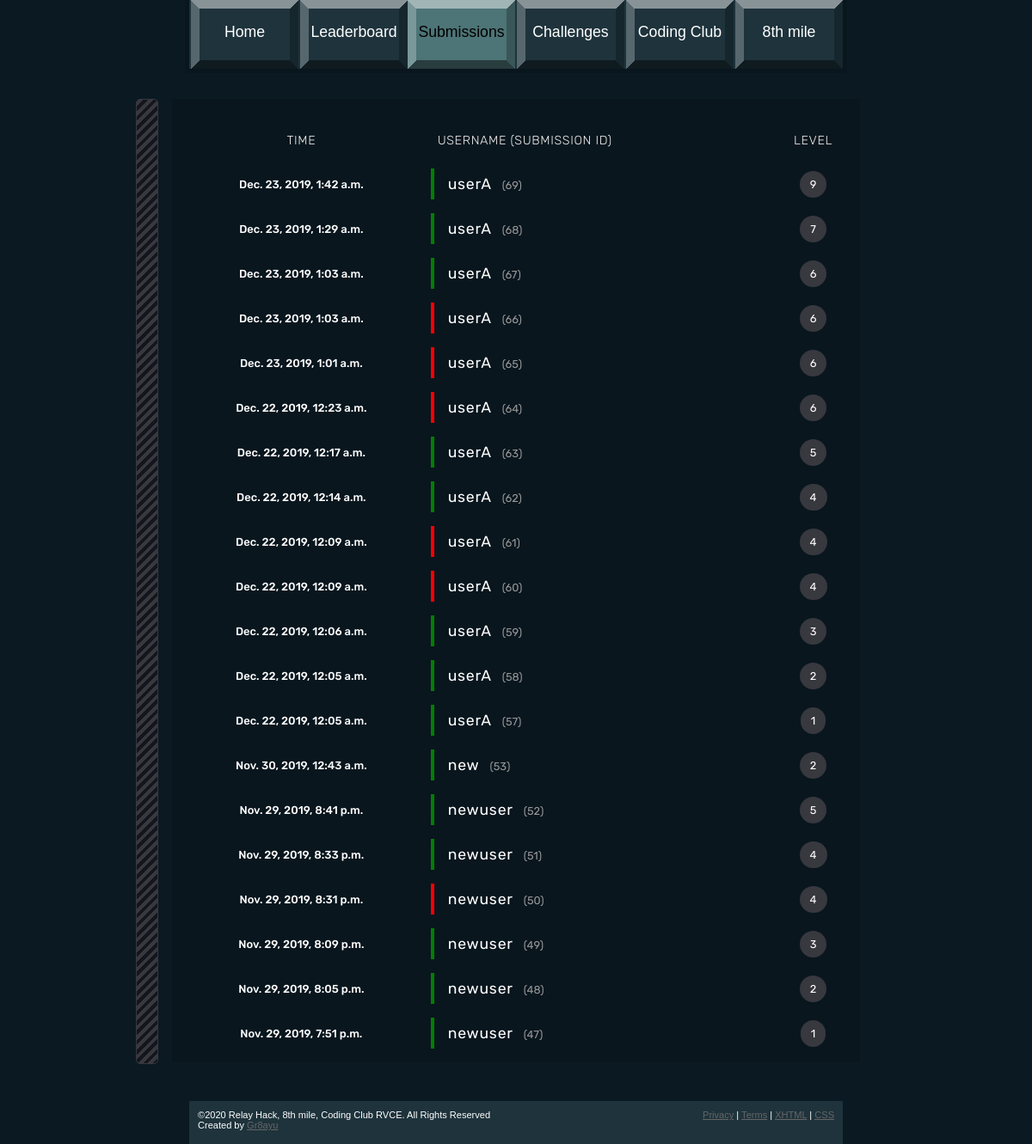
Before: /levels/submissions/ with the older database file.
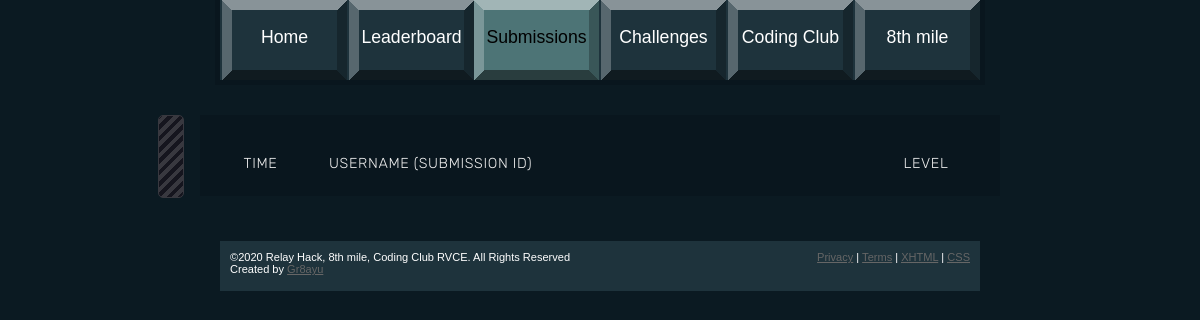
After: the same page with the newer database file.
### levels/models.py (models this page shows, shortened)
class Submissions(models.Model):
    level_list = (
        (1, 'level 1'),
        (2, 'level 2'),
        (3, 'level 3'),
        (4, 'level 4'),
        (5, 'level 5'),
        (6, 'level 6'),
        (7, 'level 7'),
        (8, 'level 8'),
        (9, 'level 9'),
        (10, 'level 10')
    )
    SubmissionId = models.AutoField(primary_key=True)
    ip = models.CharField(max_length=20, default="0.0.0.0")
    level = models.IntegerField(choices=level_list)
    key = models.CharField(max_length=50)
    validity = models.BooleanField(default=False)
    date_time = models.DateTimeField('date published')
    userID = models.ForeignKey(
        User,
        on_delete=models.CASCADE,
        verbose_name="submission by user",
    )
    class Meta:
        ordering = ["-date_time"]

class User(models.Model):
	userID = models.AutoField(primary_key=True)
	username = models.CharField(max_length=50)
	userKey = models.CharField(max_length=50)
	score = models.IntegerField(default=0)

### levels/views.py (the view)
# urls.py: path('submissions/', views.submissions, name='submissions'),
def submissions(request):
	submissionList = Submissions.objects.all()
	return render(request,'levels/submissions.html',{'submissionList':submissionList})

### levels/templates/levels/submissions.html (shortened to what this page needs)
<!DOCTYPE html PUBLIC "-//W3C//DTD XHTML 1.0 Strict//EN" "http://www.w3.org/TR/xhtml1/DTD/xhtml1-strict.dtd">
<html xmlns="http://www.w3.org/1999/xhtml">
<head>
{% load static %}
<link href="{% static "css/default.css" %}" rel="stylesheet" type="text/css" />
</head>
<body>
<div id="menu">
  <ul>
    <li><a href="/">Home</a></li>
    <li><a href="{%url 'leaderboard'%}">Leaderboard</a></li>
    <li class="active"><a href="{%url 'submissions'%}">Submissions</a></li>
    <li><a href="{%url 'level1'%}">Challenges</a></li>
    <li><a href="https://www.instagram.com/codingclubrvce">Coding Club</a></li>
    <li><a href="http://8thmile.rvce.edu.in">8th mile</a></li>
  </ul>
</div>
<div id="page">
     <table>
      <tbody>
        <tr>
          <th>
            Time
          </th>
          <th>
            Username (submission ID)
          </th>
          <th>
            Level
          </th>
        </tr>
      </tbody>
{% for submission in submissionList%}
  <tr class="user">
          <td class="position">{{submission.date_time}}</td>
          {% if submission.validity %}
            <td class="user" style="border-left: 4px solid green;">
              {{submission.userID.username}}<span>({{submission.SubmissionId }})</span> </td>
          {% endif%}
          {% if not submission.validity %}
            <td class="user" style="border-left: 4px solid red;">
              {{submission.userID.username}}<span>({{submission.SubmissionId }})</span>
            </td>
          {% endif%}
          <td class="score"><span>{{submission.level}}</span></td>
      </tr>
{%endfor%}
    </table>
  <div style="clear: both;">&nbsp;</div>
</div>
<div id="footer">
  <p id="legal">&copy;2020 Relay Hack, 8th mile, Coding Club RVCE.  All Rights Reserved<br />
  Created by <a href="https://www.github.com/Gr8ayu">Gr8ayu</a>
  <p id="links"><a href="#">Privacy</a> | <a href="#">Terms</a> | <a target="_blank" href="http://validator.w3.org/check/referer"><abbr title="eXtensible HyperText Markup Language">XHTML</abbr></a> | <a target="_blank" href="http://jigsaw.w3.org/css-validator/check/referer"><abbr title="Cascading Style Sheets">CSS</abbr></a></p>
</div>
</body>
</html>

Changed rows visible on the page:
removed Submissions: date_time "Dec. 23, 2019, 1:42 a.m.", userID.username "userA", SubmissionId "69", level "9"
removed Submissions: date_time "Dec. 23, 2019, 1:29 a.m.", userID.username "userA", SubmissionId "68", level "7"
removed Submissions: date_time "Dec. 23, 2019, 1:03 a.m.", userID.username "userA", SubmissionId "67", level "6"
removed Submissions: date_time "Dec. 23, 2019, 1:03 a.m.", userID.username "userA", SubmissionId "66", level "6"
removed Submissions: date_time "Dec. 23, 2019, 1:01 a.m.", userID.username "userA", SubmissionId "65", level "6"
removed Submissions: date_time "Dec. 22, 2019, 12:23 a.m.", userID.username "userA", SubmissionId "64", level "6"
removed Submissions: date_time "Dec. 22, 2019, 12:17 a.m.", userID.username "userA", SubmissionId "63", level "5"
removed Submissions: date_time "Dec. 22, 2019, 12:14 a.m.", userID.username "userA", SubmissionId "62", level "4"
removed Submissions: date_time "Dec. 22, 2019, 12:09 a.m.", userID.username "userA", SubmissionId "61", level "4"
removed Submissions: date_time "Dec. 22, 2019, 12:09 a.m.", userID.username "userA", SubmissionId "60", level "4"
removed Submissions: date_time "Dec. 22, 2019, 12:06 a.m.", userID.username "userA", SubmissionId "59", level "3"
removed Submissions: date_time "Dec. 22, 2019, 12:05 a.m.", userID.username "userA", SubmissionId "58", level "2"
removed Submissions: date_time "Dec. 22, 2019, 12:05 a.m.", userID.username "userA", SubmissionId "57", level "1"
removed Submissions: date_time "Nov. 30, 2019, 12:43 a.m.", userID.username "new", SubmissionId "53", level "2"
removed Submissions: date_time "Nov. 29, 2019, 8:41 p.m.", userID.username "newuser", SubmissionId "52", level "5"
removed Submissions: date_time "Nov. 29, 2019, 8:33 p.m.", userID.username "newuser", SubmissionId "51", level "4"
removed Submissions: date_time "Nov. 29, 2019, 8:31 p.m.", userID.username "newuser", SubmissionId "50", level "4"
removed Submissions: date_time "Nov. 29, 2019, 8:09 p.m.", userID.username "newuser", SubmissionId "49", level "3"
removed Submissions: date_time "Nov. 29, 2019, 8:05 p.m.", userID.username "newuser", SubmissionId "48", level "2"
removed Submissions: date_time "Nov. 29, 2019, 7:51 p.m.", userID.username "newuser", SubmissionId "47", level "1"
